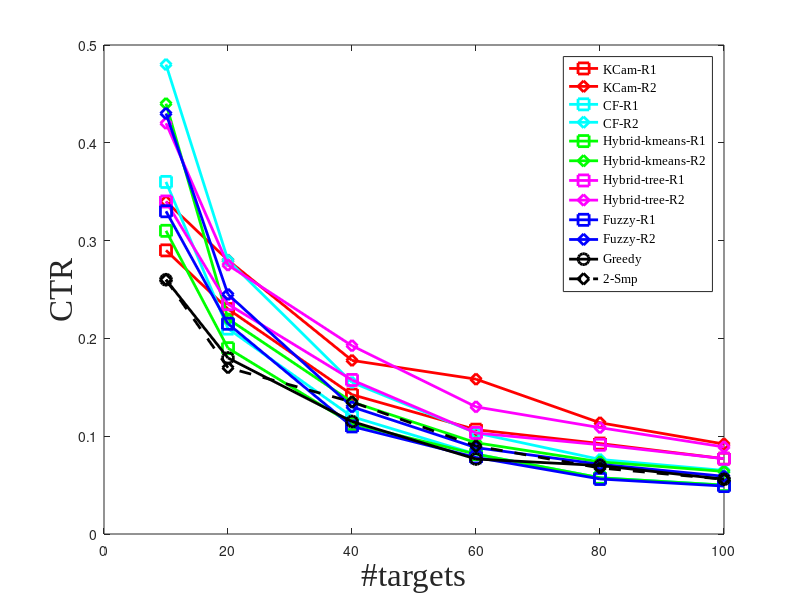
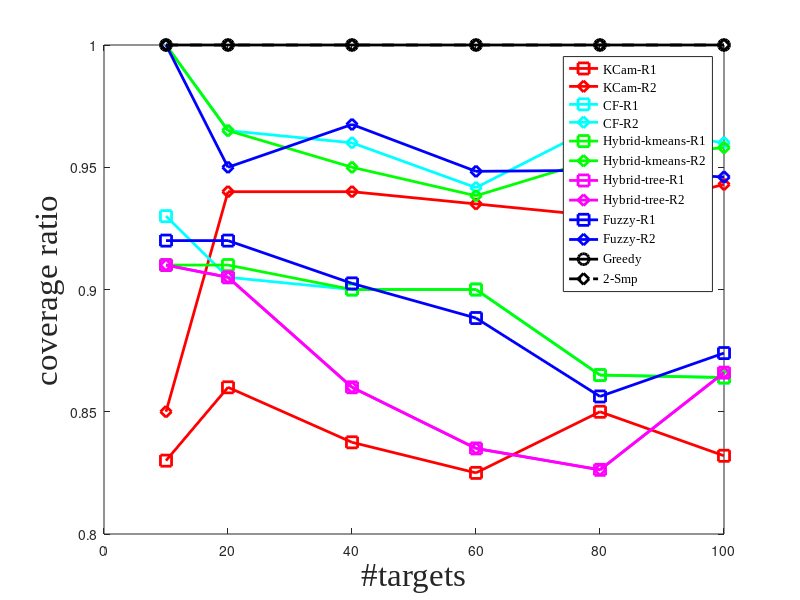
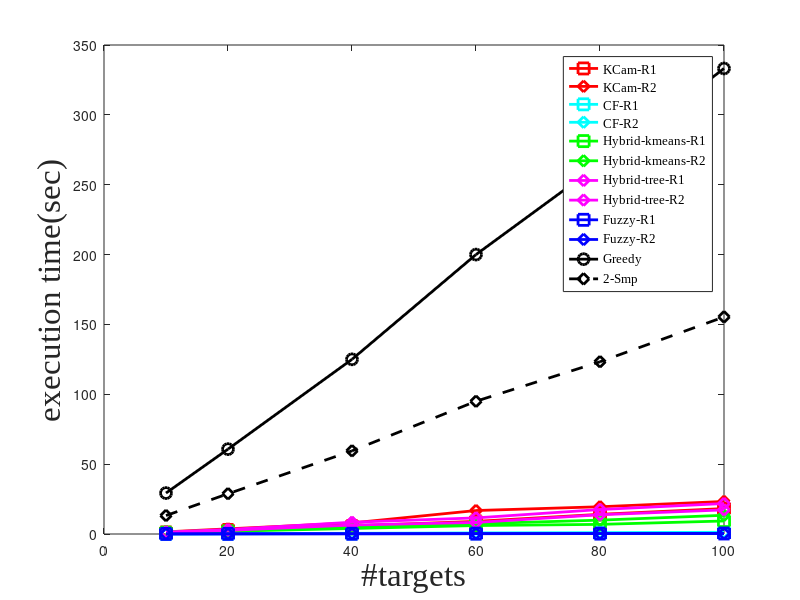

These figures' MATLAB source, in order:
%results for AOV = 90 and Rmax = 30
%10 scenarios, avged
close all;
target_num = [10, 20, 40, 60, 80, 100];
N = size(target_num,2);

algo1_CTR_r1 = [2.9000    4.6000    5.7000    6.4000    7.4000    7.7000]./target_num;
algo1_uncovered_r1 = [ 1.7000    2.8000    6.5000   10.5000   12.0000   16.8000];
coverage_algo1_r1 = ones(1,N) - algo1_uncovered_r1./target_num;
algo1_exec_time_r1 = [ 1.1014    2.8713    5.7633    9.0413   14.0937   18.1913];

algo1_CTR_r2 = [ 3.4000    5.6000    7.1000    9.5000    9.1000    9.2000]./target_num;
algo1_uncovered_r2 = [ 1.5000    1.2000    2.4000    3.9000    5.6000    5.7000];
coverage_algo1_r2 = ones(1,N) - algo1_uncovered_r2./target_num;
algo1_exec_time_r2 = [ 1.5297    3.6889    7.9275   16.8034   19.5001   23.2867];



algo2_camNum_r1 = [ 3.6000    4.2000    4.8000    4.9000    4.6000    5.0000];
algo2_CTR_r1 = algo2_camNum_r1./target_num;
algo2_uncovered_r1 = [  0.7000    1.9000    4.0000    6.0000   10.8000   13.6000];
coverage_algo2_r1 = ones(1,N) - algo2_uncovered_r1./target_num;
algo2_exec_time_r1 = [ 0.0815    0.1655    0.3534    0.5202    0.6172    0.8565];

algo2_camNum_r2 = [ 4.8000    5.6000    6.2000    6.2000    6.1000    6.5000];
algo2_CTR_r2 = algo2_camNum_r2./target_num;
algo2_uncovered_r2 = [ 0    0.7000    1.6000    3.5000    2.6000    4.0000];
coverage_algo2_r2 = ones(1,N) - algo2_uncovered_r2./target_num;
algo2_exec_time_r2 = [  0.1136    0.2505    0.5169    0.7501    0.9230    1.2379];


hybrid_CTR_r1 = [ 3.1000    3.8000    4.5000    4.9000    4.6000    5.0000]./target_num;
hybrid_uncovered_r1 = [  0.9000    1.8000    4.0000    6.0000   10.8000   13.6000];
coverage_hybrid_r1 = ones(1,N) - hybrid_uncovered_r1./target_num;
hybrid_exec_time_r1 = [  0.9243    1.9297    3.9360    6.0488    6.8883    9.3143];

hybrid_CTR_r2 = [  4.4000    4.4000    5.4000    5.6000    5.9000    6.4000]./target_num;
hybrid_uncovered_r2 = [  0    0.7000    2.0000    3.7000    3.7000    4.2000];
coverage_hybrid_r2 = ones(1,N) - hybrid_uncovered_r2./target_num;
hybrid_exec_time_r2 = [  1.5873    2.4091    5.1974    7.3843    9.9138   13.4023];


hybridt_CTR_r1 = [ 3.4000    4.7000    6.3000    6.2000    7.3000    7.7000]./target_num;
hybridt_uncovered_r1 = [0.9000    1.9000    5.6000    9.9000   13.9000   13.4000];
coverage_hybridt_r1 = ones(1,N) - hybridt_uncovered_r1./target_num;
hybridt_exec_time_r1 = [ 1.0424    2.5794    6.4005    8.2669   13.7769   17.2494];

hybridt_CTR_r2 = [  4.2000    5.5000    7.7000    7.8000    8.7000    8.9000]./target_num;
hybridt_uncovered_r2 = [ 0    0.7000    2.1000    3.7000    5.8000    6.2000];
coverage_hybridt_r2 = ones(1,N) - hybridt_uncovered_r2./target_num;
hybridt_exec_time_r2 = [1.3796    3.2124    8.4353   11.5247   17.5185   21.8199];



fuzzy_CTR_r2 = [  4.3000    4.9000    5.2000    5.3000    5.7000    5.9000]./target_num;
fuzzy_uncovered_r2 = [   0    1.0000    1.3000    3.1000    4.1000    5.4000];
coverage_fuzzy_r2 = ones(1,N) - fuzzy_uncovered_r2./target_num;
fuzzy_exec_time_r2 = [  0.0627    0.0976    0.1633    0.2146    0.2936    0.3588];

fuzzy_CTR_r1 = [ 3.3000    4.3000    4.4000    4.7000    4.5000    4.9000]./target_num;
fuzzy_uncovered_r1 = [ 0.8000    1.6000    3.9000    6.7000   11.5000   12.6000];
coverage_fuzzy_r1 = ones(1,N) - fuzzy_uncovered_r1./target_num;
fuzzy_exec_time_r1 = [0.0641    0.1069    0.1725    0.2517    0.2905    0.3766];






Greedy_cam_count = [ 2.6000    3.6000    4.6000    4.6000    5.6000    5.6000];
algo3_CTR = Greedy_cam_count./target_num;
algo3_exec_time = [29.2978   60.7402  125.0239  200  265.0059  333.2021];
greedy_uncovered = zeros(1,N);

dual_cam_count = [2.6000    3.4000    5.4000    5.4000    5.4000    5.6000];
algo4_CTR = dual_cam_count./target_num;
algo4_exec_time = [ 13.2108   28.7979   59.5010   95.0165  123.2729  155.3676];
dual_uncovered = zeros(1,N);

coverage_greedy = ones(1,N);
coverage_dual = ones(1,N);

figure;
plot(target_num, algo1_CTR_r1, '-rs', 'LineWidth',2,'MarkerSize',8); hold on;
plot(target_num, algo1_CTR_r2, '-rd', 'LineWidth',2,'MarkerSize',8); hold on;
%plot(R, algo1_CTR_ratio2, '-rd'); hold on;
plot(target_num, algo2_CTR_r1, '-cs', 'LineWidth',2,'MarkerSize',8); hold on;
plot(target_num, algo2_CTR_r2, '-cd', 'LineWidth',2,'MarkerSize',8); hold on;
%plot(R, algo2_CTR_ratio2, '-c+'); hold on;
plot(target_num, hybrid_CTR_r1, '-gs', 'LineWidth',2,'MarkerSize',8); hold on;
plot(target_num, hybrid_CTR_r2, '-gd', 'LineWidth',2,'MarkerSize',8); hold on;
plot(target_num, hybridt_CTR_r1, '-ms', 'LineWidth',2,'MarkerSize',8); hold on;
plot(target_num, hybridt_CTR_r2, '-md', 'LineWidth',2,'MarkerSize',8); hold on;
plot(target_num, fuzzy_CTR_r1, '-bs', 'LineWidth',2,'MarkerSize',8); hold on;
plot(target_num, fuzzy_CTR_r2, '-bd', 'LineWidth',2,'MarkerSize',8); hold on;

plot(target_num, algo3_CTR, '-ko', 'LineWidth',2,'MarkerSize',8); hold on;
plot(target_num, algo4_CTR, '--kd', 'LineWidth',2,'MarkerSize',8); 
legend('KCam-R1', 'KCam-R2', 'CF-R1', 'CF-R2', 'Hybrid-kmeans-R1', 'Hybrid-kmeans-R2', 'Hybrid-tree-R1', 'Hybrid-tree-R2',  'Fuzzy-R1', 'Fuzzy-R2','Greedy', '2-Smp','FontName','Times New Roman');
xlabel('#targets', 'FontSize', 24,'FontName','Times New Roman');
ylabel('CTR','FontSize', 24,'FontName','Times New Roman');

figure;
plot(target_num, coverage_algo1_r1, '-rs', 'LineWidth',2,'MarkerSize',8); hold on;
plot(target_num, coverage_algo1_r2, '-rd', 'LineWidth',2,'MarkerSize',8); hold on;
%plot(R, coverage_algo1_ratio2, '-rd'); hold on;
plot(target_num, coverage_algo2_r1, '-cs', 'LineWidth',2,'MarkerSize',8); hold on;
plot(target_num, coverage_algo2_r2, '-cd', 'LineWidth',2,'MarkerSize',8); hold on;
plot(target_num, coverage_hybrid_r1, '-gs', 'LineWidth',2,'MarkerSize',8); hold on;
plot(target_num, coverage_hybrid_r2, '-gd', 'LineWidth',2,'MarkerSize',8); hold on;
plot(target_num, coverage_hybridt_r1, '-ms', 'LineWidth',2,'MarkerSize',8); hold on;
plot(target_num, coverage_hybridt_r1, '-md', 'LineWidth',2,'MarkerSize',8); hold on;
plot(target_num, coverage_fuzzy_r1, '-bs', 'LineWidth',2,'MarkerSize',8); hold on;
plot(target_num, coverage_fuzzy_r2, '-bd', 'LineWidth',2,'MarkerSize',8); hold on;

%plot(R, coverage_algo2_ratio2, '-c+'); hold on;
plot(target_num, coverage_greedy, '-ko', 'LineWidth',2,'MarkerSize',8); hold on;
plot(target_num, coverage_dual, '--kd', 'LineWidth',2,'MarkerSize',8); 
legend('KCam-R1', 'KCam-R2', 'CF-R1', 'CF-R2', 'Hybrid-kmeans-R1', 'Hybrid-kmeans-R2', 'Hybrid-tree-R1', 'Hybrid-tree-R2', 'Fuzzy-R1', 'Fuzzy-R2', 'Greedy', '2-Smp','FontName','Times New Roman');
xlabel('#targets','FontSize', 24,'FontName','Times New Roman');
ylabel('coverage ratio','FontSize', 24,'FontName','Times New Roman');

figure;
plot(target_num, algo1_exec_time_r1, '-rs', 'LineWidth',2,'MarkerSize',8); hold on;
plot(target_num, algo1_exec_time_r2, '-rd', 'LineWidth',2,'MarkerSize',8); hold on;
plot(target_num, algo2_exec_time_r1, '-cs', 'LineWidth',2,'MarkerSize',8); hold on;
plot(target_num, algo2_exec_time_r2, '-cd', 'LineWidth',2,'MarkerSize',8); hold on;
plot(target_num, hybrid_exec_time_r1, '-gs', 'LineWidth',2,'MarkerSize',8); hold on;
plot(target_num, hybrid_exec_time_r2, '-gd', 'LineWidth',2,'MarkerSize',8); hold on;
plot(target_num, hybridt_exec_time_r1, '-md', 'LineWidth',2,'MarkerSize',8); hold on;
plot(target_num, hybridt_exec_time_r2, '-md', 'LineWidth',2,'MarkerSize',8); hold on;
plot(target_num, fuzzy_exec_time_r1, '-bs', 'LineWidth',2,'MarkerSize',8); hold on;
plot(target_num, fuzzy_exec_time_r2, '-bd', 'LineWidth',2,'MarkerSize',8); hold on;

plot(target_num, algo3_exec_time, '-ko', 'LineWidth',2,'MarkerSize',8); hold on;
plot(target_num, algo4_exec_time, '--kd', 'LineWidth',2,'MarkerSize',8); 
legend('KCam-R1', 'KCam-R2', 'CF-R1', 'CF-R2', 'Hybrid-kmeans-R1', 'Hybrid-kmeans-R2', 'Hybrid-tree-R1', 'Hybrid-tree-R2', 'Fuzzy-R1', 'Fuzzy-R2', 'Greedy', '2-Smp','FontName','Times New Roman');
xlabel('#targets', 'FontSize', 24,'FontName','Times New Roman');
ylabel('execution time(sec)', 'FontSize', 24,'FontName','Times New Roman');